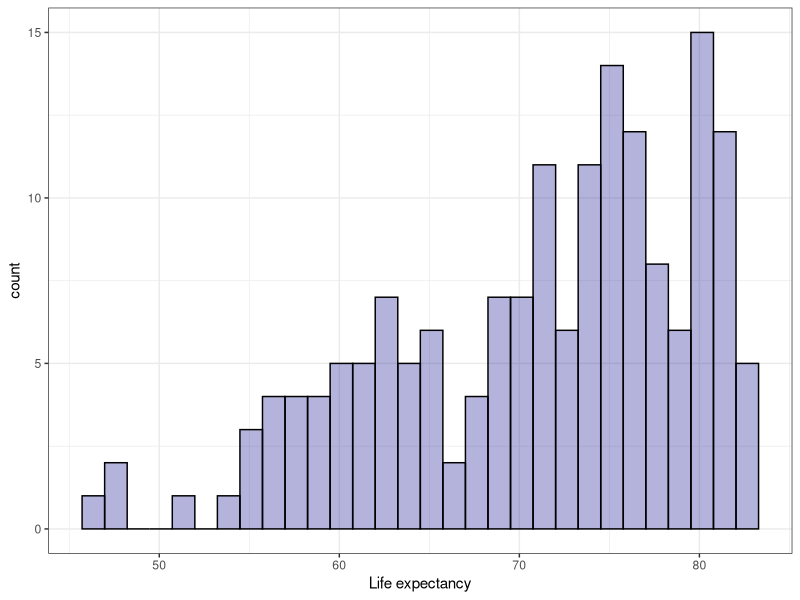
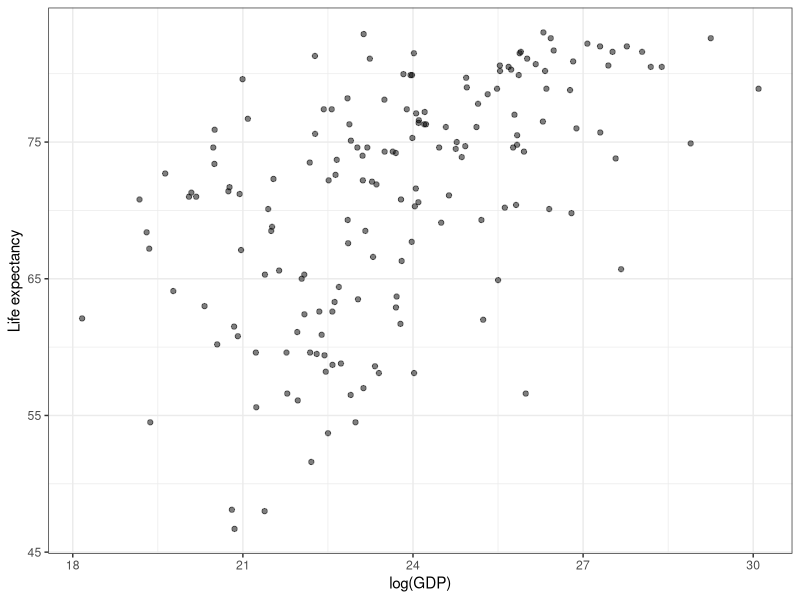
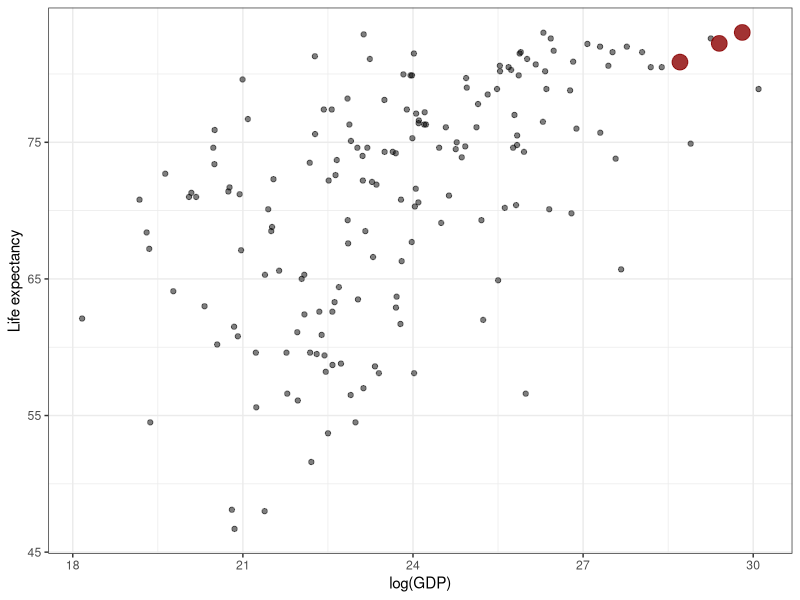
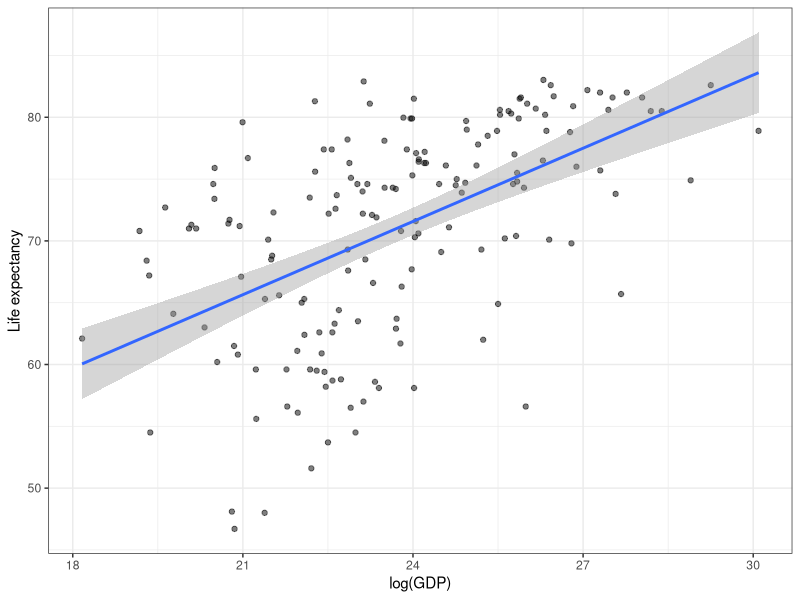
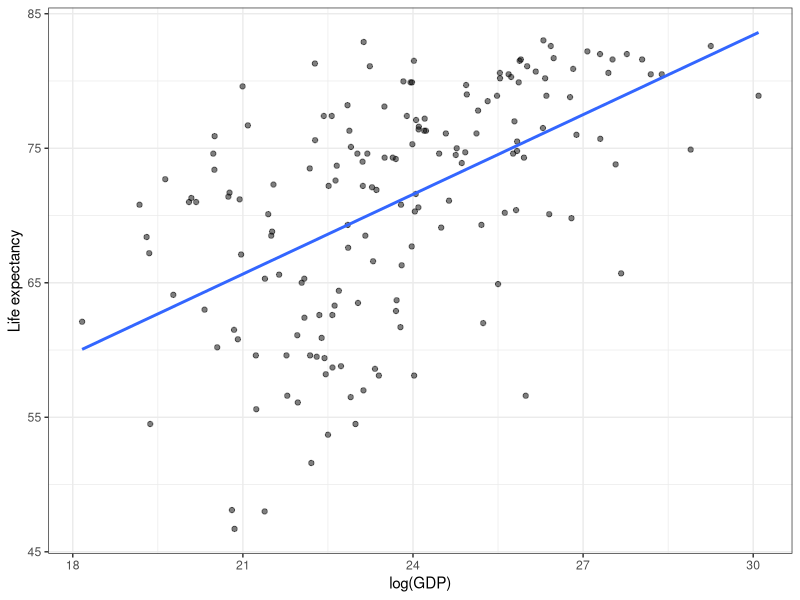
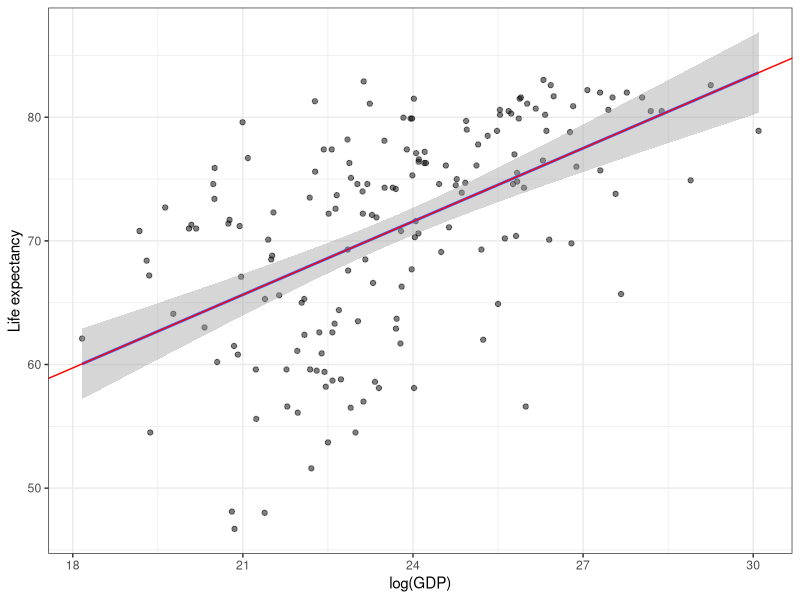
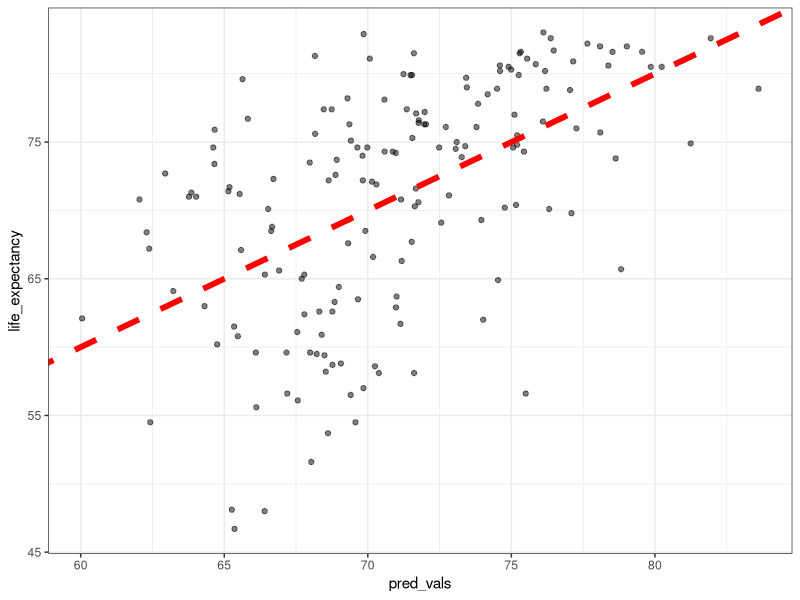
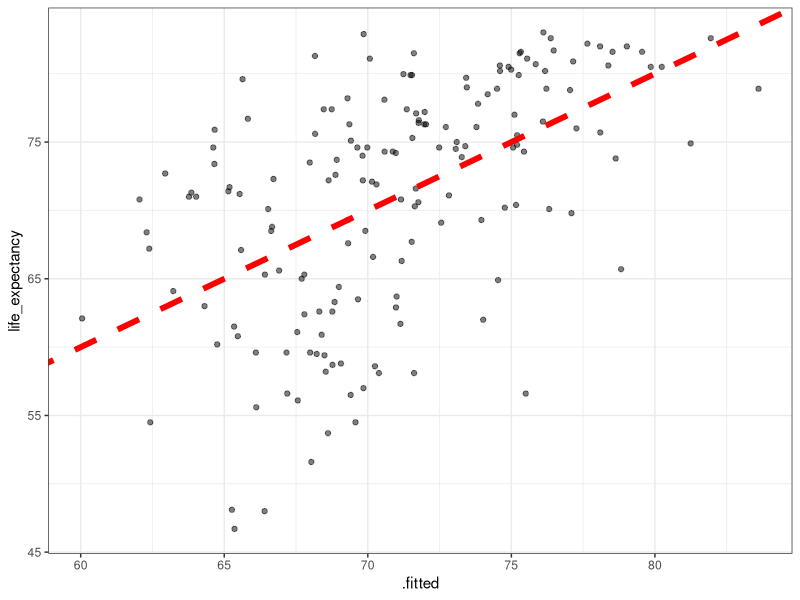

Reproduce these figures in R, in order.
# PURPOSE: Initial regression models of life expectancy


# Load data ---------------------------------------------------------------

library(tidyverse)
library(dslabs)
gapminder <- as_tibble(gapminder)
clean_gapminder <- gapminder %>%
  filter(year == 2011, !is.na(gdp)) %>% #subset of data
  mutate(log_gdp = log(gdp)) #created column of log gdp 
clean_gapminder

#distribution of y DOES NOT have to look like a bell curve

clean_gapminder %>%
  ggplot(aes(x = life_expectancy)) +
  geom_histogram(color = "black", 
                 fill = "darkblue",
                 alpha = 0.3) +
  theme_bw() +
  labs(x = "Life expectancy")

#for a fixed x, does y look like a bell curve?


# Model relationship between gdp and life expectancy ----------------------

#View plots of relationship

gdp_plot <- clean_gapminder %>%
  ggplot(aes(x = log_gdp,
             y = life_expectancy)) +
  geom_point(alpha = 0.5) +
  theme_bw() +
  labs(x = "log(GDP)",
       y = "Life expectancy")
gdp_plot

init_lm <- lm(life_expectancy ~ log_gdp, #lm(reponse ~ explanatory, data = )
              data = clean_gapminder)

summary(init_lm)


# Multiple r-squared ------------------------------------------------------

with(clean_gapminder, cor(log_gdp, life_expectancy))

with(clean_gapminder, cor(log_gdp, life_expectancy))^2
#OR
var(predict(init_lm)) / var(clean_gapminder$life_expectancy)
#changes in predicted values / variance in Y


# Play around with predictions --------------------------------------------

train_preds <- predict(init_lm)
head(train_preds)
#OR
head(init_lm$fitted.values)

# Predictions for new data

us_data <- clean_gapminder %>% 
  filter(country == "United States")

new_us_data <- us_data %>%
  dplyr::select(country, gdp) %>%
  slice(rep(1, 3)) %>% #copy of dataset 3 times
  mutate(adj_factor = c(0.25, 0.5, 0.75),
         log_gdp = log(gdp * adj_factor))

new_us_data$pred_life_exp <- #add new column
  predict(init_lm, newdata = new_us_data)

gdp_plot + # add predictions on plot
  geom_point(data = new_us_data,
             aes(x = log_gdp,
                 y = pred_life_exp),
             color = "darkred", size = 5, 
             alpha = 0.8)

# Plot observed values against predictions (diagnostic)

gdp_plot +
  geom_smooth(method = "lm") #best fit line

#If grey error bands are thick enough so that you can tilt the line to be horizontal, evidence suggests relationship

gdp_plot +
  geom_smooth(method = "lm", se = FALSE) #remove error bands

#OR
gdp_plot + #explicitly putting in line with slope and intercept
  geom_smooth(method = "lm") +
  geom_abline(slope = init_lm$coefficients[2],
              intercept = init_lm$coefficients[1],
              color = "red")


clean_gapminder %>%
  mutate(pred_vals = predict(init_lm)) %>%
  ggplot(aes(x = pred_vals,
             y = life_expectancy)) +
  geom_point(alpha = 0.5) +
  geom_abline(slope = 1, intercept = 0, #add reference line (perfect diagonal line)
              linetype = "dashed",
              color = "red",
              size = 2) +
  theme_bw()

#if predictions matched our observed data perfectly, they will fall perfectly on the line

clean_gapminder <- 
  broom::augment(init_lm, clean_gapminder) #using broom package 

clean_gapminder %>%
  ggplot(aes(x = .fitted, 
             y = life_expectancy)) +
  geom_point(alpha = 0.5) +
  geom_abline(slope = 1, intercept = 0,
              linetype = "dashed",
              color = "red",
              size = 2) +
  theme_bw()

# Residual diagnostic plot

clean_gapminder %>%
  ggplot(aes(x = .fitted, 
             y = .resid)) +
  geom_point(alpha = 0.5) +
  geom_hline(yintercept = 0,
             linetype = "dashed",
             color = "red",
             size = 2) +
  # To plot the residual mean/trend
  geom_smooth(se = FALSE) +
  theme_bw()
